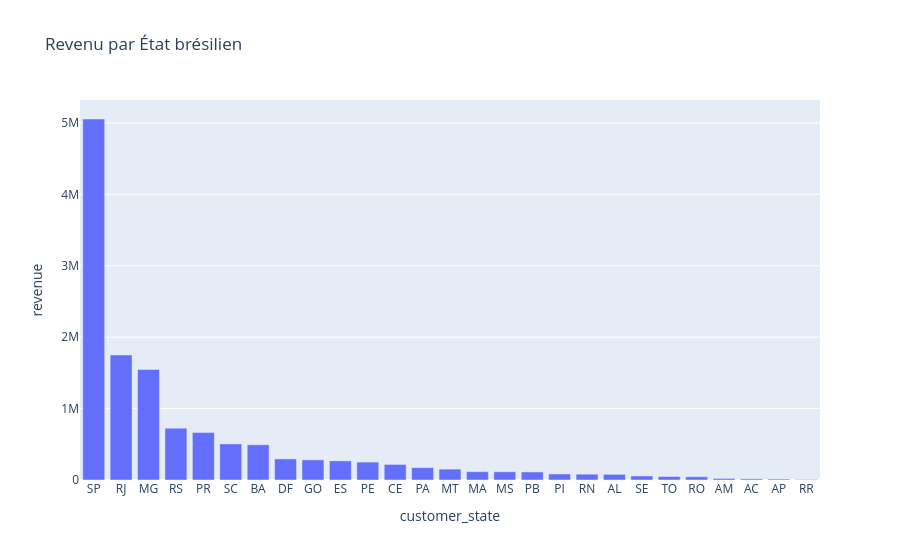

This figure's notebook cell:
### Code cell
by_state = (df.groupby("customer_state", as_index=False)["revenue"].sum()
              .sort_values("revenue", ascending=False))
fig = px.bar(by_state, x="customer_state", y="revenue",
             title="Revenu par État brésilien")
fig.show()

### Figure 1 — Plotly figure (JSON) as saved in the notebook; plotly's stock layout.template omitted (floating-point values rounded to 4 significant figures)
{"data": [{"hovertemplate": "customer_state=%{x}<br>revenue=%{y}<extra></extra>", "legendgroup": "", "marker": {"color": "#636efa", "pattern": {"shape": ""}}, "name": "", "orientation": "v", "showlegend": false, "textposition": "auto", "type": "bar", "x": ["SP", "RJ", "MG", "RS", "PR", "SC", "BA", "DF", "GO", "ES", "PE", "CE", "PA", "MT", "MA", "MS", "PB", "PI", "RN", "AL", "SE", "TO", "RO", "AM", "AC", "AP", "RR"], "xaxis": "x", "y": [5055000.0, 1751000.0, 1548000.0, 726200.0, 664000.0, 504800.0, 493300.0, 295500.0, 281900.0, 267800.0, 250600.0, 218100.0, 173400.0, 152100.0, 116300.0, 115400.0, 112500.0, 84510.0, 81380.0, 78810.0, 56290.0, 48400.0, 45680.0, 22160.0, 15930.0, 13370.0, 7018.0], "yaxis": "y"}], "layout": {"barmode": "relative", "legend": {"tracegroupgap": 0}, "title": {"text": "Revenu par État brésilien"}, "xaxis": {"anchor": "y", "domain": [0, 1], "title": {"text": "customer_state"}}, "yaxis": {"anchor": "x", "domain": [0, 1], "title": {"text": "revenue"}}}}
